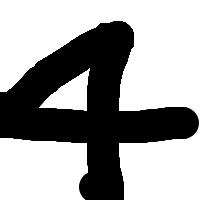
#> input picture 0115/4.png, 200 x 200 px
$ python -i selimage.py   (imports and definitions only)
#> lines starting #> are read from the running program, lines starting #| are printed output that depends on the picture
import tkinter as tk
import tkinter.filedialog as fd
import PIL.Image
import PIL.ImageTk

def dispPhoto( path ):
#> called with path = '../0115/4.png'
    newImg = PIL.Image.open( path ).convert("L").resize((32,32)).resize((700,300), resample=0)
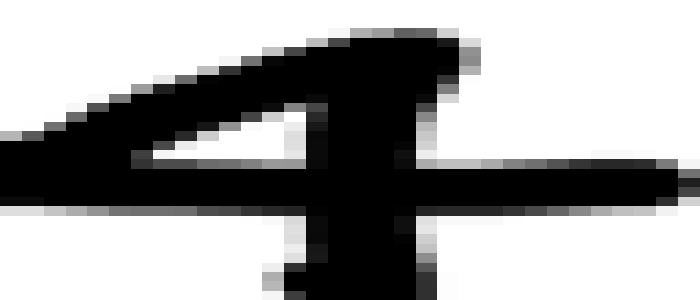
#> newImg: PIL image 700x300 L; min 0, max 255, mean 160.3
    #デスクトップアプリ用に変換
#> (the run stopped early here; a loop or call above may not have finished)
